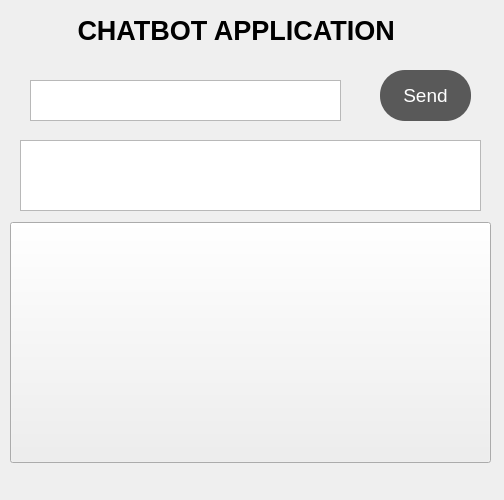
<?xml version="1.0" encoding="UTF-8"?>
<ui version="4.0">
 <class>main</class>
 <widget class="QMainWindow" name="main">
  <property name="geometry">
   <rect>
    <x>0</x>
    <y>0</y>
    <width>504</width>
    <height>500</height>
   </rect>
  </property>
  <property name="windowTitle">
   <string>CHATBOT</string>
  </property>
  <property name="windowIcon">
   <iconset>
    <normaloff>images/1200px-Facebook_Messenger_logo_2013.svg.png</normaloff>images/1200px-Facebook_Messenger_logo_2013.svg.png</iconset>
  </property>
  <widget class="QWidget" name="centralwidget">
   <widget class="QLabel" name="label">
    <property name="geometry">
     <rect>
      <x>10</x>
      <y>10</y>
      <width>481</width>
      <height>41</height>
     </rect>
    </property>
    <property name="font">
     <font>
      <pointsize>20</pointsize>
      <weight>75</weight>
      <bold>true</bold>
     </font>
    </property>
    <property name="text">
     <string>         CHATBOT APPLICATION</string>
    </property>
   </widget>
   <widget class="QPushButton" name="pushButton_2">
    <property name="geometry">
     <rect>
      <x>10</x>
      <y>222</y>
      <width>481</width>
      <height>241</height>
     </rect>
    </property>
    <property name="text">
     <string/>
    </property>
    <property name="icon">
     <iconset>
      <normaloff>images/chat.jpg</normaloff>images/chat.jpg</iconset>
    </property>
    <property name="iconSize">
     <size>
      <width>500</width>
      <height>500</height>
     </size>
    </property>
   </widget>
   <widget class="QPushButton" name="pushButton">
    <property name="geometry">
     <rect>
      <x>380</x>
      <y>70</y>
      <width>91</width>
      <height>51</height>
     </rect>
    </property>
    <property name="font">
     <font>
      <family>Arial</family>
      <pointsize>14</pointsize>
      <weight>50</weight>
      <italic>false</italic>
      <bold>false</bold>
     </font>
    </property>
    <property name="styleSheet">
     <string notr="true">color: rgb(255, 255, 255);
background-color: rgba(47, 47, 47,200);
border: none;
border-radius:25px;
font: 14pt &quot;Arial&quot;;</string>
    </property>
    <property name="text">
     <string>Send</string>
    </property>
   </widget>
   <widget class="QTextBrowser" name="textBrowser">
    <property name="geometry">
     <rect>
      <x>20</x>
      <y>140</y>
      <width>461</width>
      <height>71</height>
     </rect>
    </property>
   </widget>
   <widget class="QTextEdit" name="textEdit">
    <property name="geometry">
     <rect>
      <x>30</x>
      <y>80</y>
      <width>311</width>
      <height>41</height>
     </rect>
    </property>
   </widget>
  </widget>
 </widget>
 <resources/>
 <connections/>
</ui>
